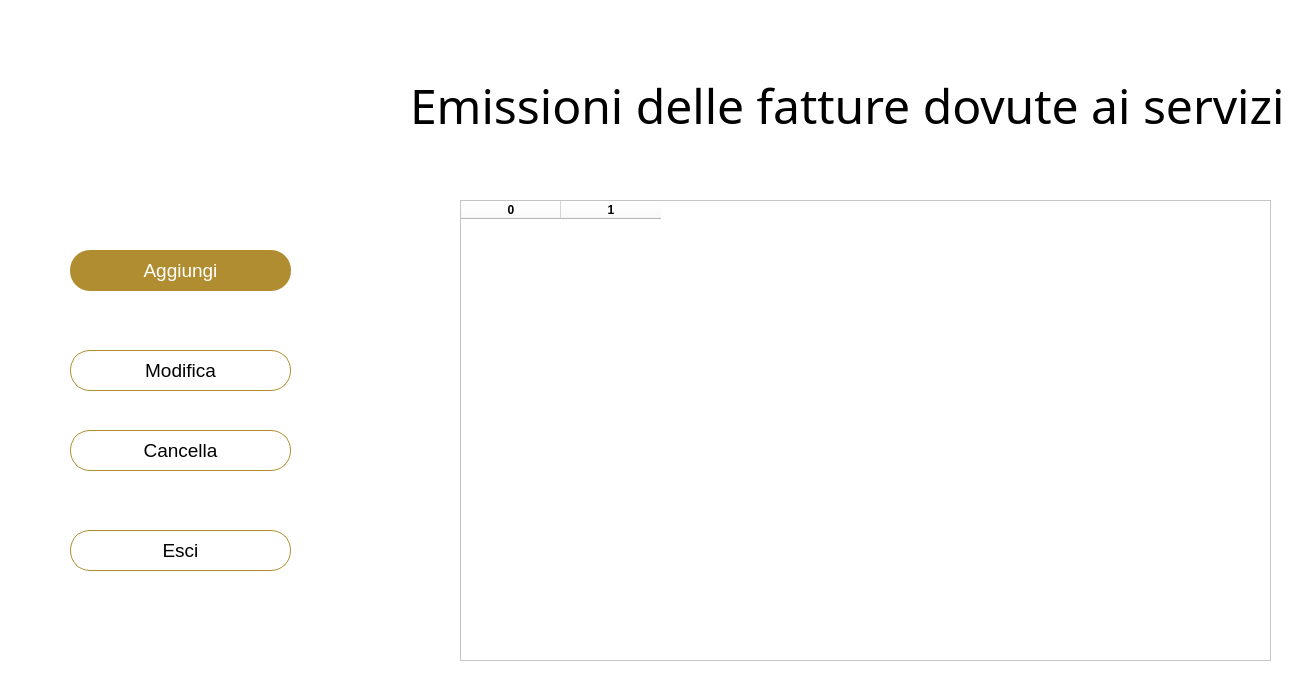
<?xml version="1.0" encoding="UTF-8"?>
<ui version="4.0">
 <class>Dialog</class>
 <widget class="QDialog" name="Dialog">
  <property name="geometry">
   <rect>
    <x>0</x>
    <y>0</y>
    <width>1300</width>
    <height>700</height>
   </rect>
  </property>
  <property name="windowTitle">
   <string>Dialog</string>
  </property>
  <widget class="QWidget" name="bgwidget" native="true">
   <property name="geometry">
    <rect>
     <x>0</x>
     <y>0</y>
     <width>1500</width>
     <height>800</height>
    </rect>
   </property>
   <property name="styleSheet">
    <string notr="true">background-color: rgb(255, 255, 255);</string>
   </property>
   <widget class="QLabel" name="label">
    <property name="geometry">
     <rect>
      <x>410</x>
      <y>60</y>
      <width>881</width>
      <height>91</height>
     </rect>
    </property>
    <property name="font">
     <font>
      <family>Bangla MN</family>
      <pointsize>36</pointsize>
      <weight>50</weight>
      <italic>false</italic>
      <bold>false</bold>
     </font>
    </property>
    <property name="styleSheet">
     <string notr="true">font: 36pt;
background: transparent;
color: rgb(0,0,0);</string>
    </property>
    <property name="text">
     <string>Emissioni delle fatture dovute ai servizi</string>
    </property>
   </widget>
   <widget class="QPushButton" name="btnModifica">
    <property name="geometry">
     <rect>
      <x>70</x>
      <y>350</y>
      <width>221</width>
      <height>41</height>
     </rect>
    </property>
    <property name="styleSheet">
     <string notr="true">border-radius:20px;
font: 14pt;
border: 1px solid rgb(176, 141, 48);</string>
    </property>
    <property name="text">
     <string>Modifica</string>
    </property>
   </widget>
   <widget class="QPushButton" name="btnCancella">
    <property name="geometry">
     <rect>
      <x>70</x>
      <y>430</y>
      <width>221</width>
      <height>41</height>
     </rect>
    </property>
    <property name="styleSheet">
     <string notr="true">border-radius:20px;
font: 14pt;
border: 1px solid rgb(176, 141, 48);</string>
    </property>
    <property name="text">
     <string>Cancella</string>
    </property>
   </widget>
   <widget class="QPushButton" name="btnAggiungi">
    <property name="geometry">
     <rect>
      <x>70</x>
      <y>250</y>
      <width>221</width>
      <height>41</height>
     </rect>
    </property>
    <property name="styleSheet">
     <string notr="true">border-radius:20px;
background-color: rgb(176, 141, 48);
font: 14pt;
color: rgb(255, 255, 255);</string>
    </property>
    <property name="text">
     <string>Aggiungi</string>
    </property>
   </widget>
   <widget class="QPushButton" name="btnEsci">
    <property name="geometry">
     <rect>
      <x>70</x>
      <y>530</y>
      <width>221</width>
      <height>41</height>
     </rect>
    </property>
    <property name="styleSheet">
     <string notr="true">border-radius:20px;
font: 14pt;
border: 1px solid rgb(176, 141, 48);</string>
    </property>
    <property name="text">
     <string>Esci</string>
    </property>
   </widget>
   <widget class="QTableWidget" name="tableWidget">
    <property name="geometry">
     <rect>
      <x>460</x>
      <y>200</y>
      <width>811</width>
      <height>461</height>
     </rect>
    </property>
    <property name="styleSheet">
     <string notr="true">background: rgb(255,255,255);
</string>
    </property>
    <column>
     <property name="text">
      <string>0</string>
     </property>
     <property name="font">
      <font>
       <weight>75</weight>
       <bold>true</bold>
      </font>
     </property>
    </column>
    <column>
     <property name="text">
      <string>1</string>
     </property>
     <property name="font">
      <font>
       <weight>75</weight>
       <bold>true</bold>
      </font>
     </property>
    </column>
   </widget>
  </widget>
 </widget>
 <resources>
  <include location="../source.qrc"/>
 </resources>
 <connections/>
</ui>
